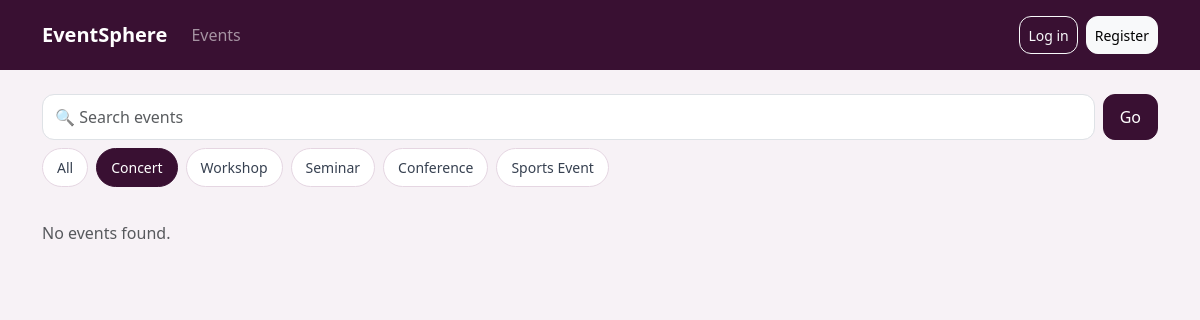
The page /events?category=Concert&q= on the database as committed earlier.
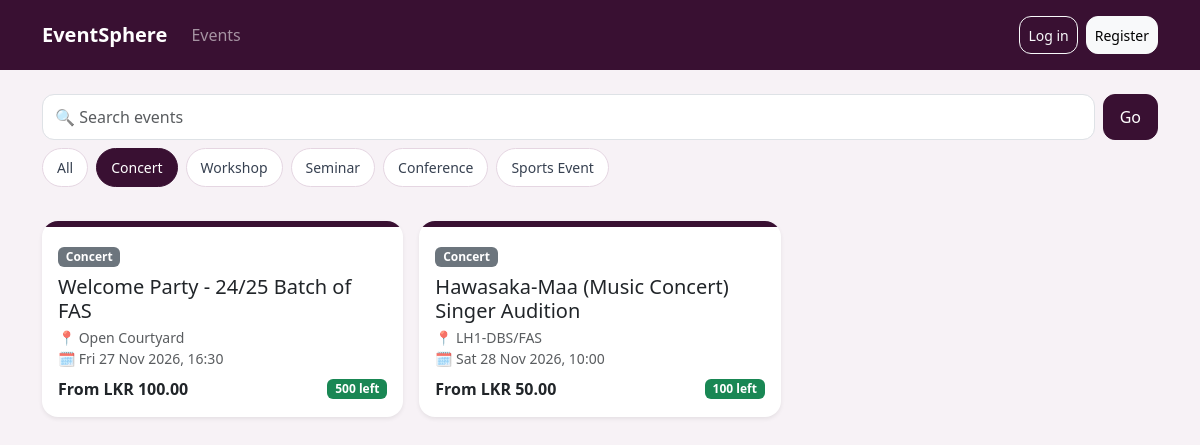
The same page on the database as committed later.
### app/models.py (models this page shows)
class TicketCategory(Base):
    __tablename__ = "ticket_categories"
    id = Column(Integer, primary_key=True)
    event_id = Column(Integer, ForeignKey("events.id"))
    name = Column(String(100), nullable=False)
    price = Column(Float, default=0)
    quantity = Column(Integer, nullable=False)
    sold = Column(Integer, default=0)

class Event(Base):
    __tablename__ = "events"
    id = Column(Integer, primary_key=True)
    title = Column(String(200), nullable=False)
    category = Column(String(50), default="Concert")
    venue_id = Column(Integer, ForeignKey("venues.id"))
    start = Column(DateTime, nullable=False)
    end = Column(DateTime, nullable=False)
    description = Column(Text, default="")
    status = Column(String(20), default="draft")  # draft / published / cancelled

class Venue(Base):
    __tablename__ = "venues"
    id = Column(Integer, primary_key=True)
    name = Column(String(150), nullable=False)
    location = Column(String(200), default="")
    capacity = Column(Integer, nullable=False)
    description = Column(Text, default="")
    image = Column(String(300), default="")
    hourly_rate = Column(Float, default=0)
    open_for_hire = Column(Boolean, default=False)

### app/routes_public.py (the view)
@router.get("/events")
def events(request: Request, q: str = "", category: str = "",
           db=Depends(get_db), user=Depends(get_current_user)):
    query = db.query(Event).filter(Event.status == "published", Event.end >= now())
    if q:
        query = query.filter(or_(Event.title.ilike(f"%{q}%"), Event.description.ilike(f"%{q}%")))
    if category:
        query = query.filter(Event.category == category)
    cards = []
    for e in query.order_by(Event.start).all():
        cats = db.query(TicketCategory).filter_by(event_id=e.id).all()
        cards.append(dict(event=e, venue=db.get(Venue, e.venue_id),
                          left=sum(c.quantity - c.sold for c in cats),
                          from_price=min((c.price for c in cats), default=0)))
    return render(request, "events.html", db, user, cards=cards, q=q,
                  category=category, categories=CATEGORIES)

### app/templates/events.html (shortened to what this page needs)
{% extends "base.html" %}
{% block content %}
<div class="search-bar">
  <form method="get" action="/events" class="d-flex gap-2 mb-2">
    <input class="form-control" name="q" value="{{ q }}" placeholder="🔍 Search events">
    <button class="btn btn-primary px-3">Go</button>
  </form>
  <div class="chips">
    <a class="chip {{ 'active' if not category }}" href="/events?q={{ q|urlencode }}">All</a>
    {% for c in categories %}
    <a class="chip {{ 'active' if c == category }}" href="/events?category={{ c|urlencode }}&q={{ q|urlencode }}">{{ c }}</a>
    {% endfor %}
  </div>
</div>
<div class="row row-cols-1 row-cols-md-2 row-cols-lg-3 g-3 mt-1">
{% for x in cards %}
  <div class="col">
    <div class="card event-card h-100 shadow-sm">
      <div class="card-body">
        <span class="badge bg-secondary">{{ x.event.category }}</span>
        <h5 class="card-title mt-2 mb-1">
          <a href="/events/{{ x.event.id }}" class="text-dark text-decoration-none stretched-link">{{ x.event.title }}</a>
        </h5>
        <p class="small text-muted mb-2">📍 {{ x.venue.name if x.venue }}<br>🗓️ {{ x.event.start.strftime('%a %d %b %Y, %H:%M') }}</p>
        <div class="d-flex justify-content-between align-items-center">
          <strong>From LKR {{ '%.2f'|format(x.from_price) }}</strong>
          {% if x.left > 0 %}<span class="badge bg-success">{{ x.left }} left</span>
          {% else %}<span class="badge bg-danger">Sold out</span>{% endif %}
        </div>
      </div>
    </div>
  </div>
{% else %}<p class="text-muted">No events found.</p>{% endfor %}
</div>
{% endblock %}

### app/templates/base.html (shortened to what this page needs)
<!doctype html>
<html lang="en">
<head>
  <link href="https://cdn.jsdelivr.net/npm/bootstrap@5.3.3/dist/css/bootstrap.min.css" rel="stylesheet">
  <link href="/static/style.css" rel="stylesheet">
</head>
<body>
{% set p = request.url.path %}
<nav class="navbar navbar-expand-lg navbar-dark topbar sticky-top">
  <div class="container">
    <a class="navbar-brand fw-bold" href="/events">EventSphere</a>
    <div class="collapse navbar-collapse" id="nav">
      <ul class="navbar-nav me-auto">
        <li class="nav-item"><a class="nav-link" href="/events">Events</a></li>
      </ul>
      {% if user %}
      <form method="post" action="/logout" class="d-flex align-items-center gap-2 py-2">
        <input type="hidden" name="csrf_token" value="{{ csrf_token }}">
        <span class="navbar-text">{{ user.name or user.email }}</span>
        <button class="btn btn-outline-light btn-sm">Log out</button>
      </form>
      {% else %}
      <div class="d-flex gap-2 py-2">
        <a class="btn btn-outline-light btn-sm" href="/login">Log in</a>
        <a class="btn btn-light btn-sm" href="/register">Register</a>
      </div>
      {% endif %}
    </div>
  </div>
</nav>
<main class="container py-3">
  {% block content %}{% endblock %}
</main>
</body>
</html>

### app/static/style.css (style rules this page uses)
:root { --brand: #391032; --brand-dark: #240a20; --brand-soft: #f3e8f1; --accent: #b5539f; --bs-primary: #391032; --bs-primary-rgb: 57, 16, 50; --bs-link-color: #391032; --bs-link-hover-color: #240a20; --bs-link-color-rgb: 57, 16, 50; }
body { background: #f7f2f6; padding-bottom: 80px; -webkit-tap-highlight-color: transparent; }
input, select, textarea, .form-control, .form-select { font-size: 16px !important; }
.form-control, .form-select { min-height: 46px; border-radius: 12px; }
.btn { min-height: 44px; border-radius: 12px; display: inline-flex; align-items: center; justify-content: center; }
.btn-sm { min-height: 38px; }
.btn-primary { --bs-btn-bg: #391032; --bs-btn-border-color: #391032; --bs-btn-hover-bg: #240a20; --bs-btn-hover-border-color: #240a20; --bs-btn-active-bg: #240a20; --bs-btn-active-border-color: #240a20; --bs-btn-disabled-bg: #391032; --bs-btn-disabled-border-color: #391032; }
.card { border: 0; border-radius: 16px; }
.topbar { background: var(--brand) !important; }
.event-card { position: relative; overflow: hidden; }
.event-card::before { content: ""; display: block; height: 6px; background: var(--brand); }
.chips { display: flex; gap: 8px; overflow-x: auto; padding-bottom: 6px; scrollbar-width: none; }
.chip { white-space: nowrap; padding: 8px 14px; border-radius: 999px; background: #fff; color: #374151; text-decoration: none; border: 1px solid #e5d6e2; font-size: 14px; }
.chip.active { background: var(--brand); color: #fff; border-color: var(--brand); }
.search-bar { position: sticky; top: 56px; z-index: 1020; background: #f7f2f6; padding: 8px 0; }
@media (min-width: 992px) { body { padding-bottom: 0; } }

Rows that differ between the two databases and show on the page:
added TicketCategory: event.category "Concert", event "Welcome Party - 24/25 Batch of FAS", venue "Open Courtyard", event.start "Fri 27 Nov 2026, 16:30", from_price "100.00", left "500"
added TicketCategory: event.category "Concert", event "Hawasaka-Maa (Music Concert) Singer Audition", venue "LH1-DBS/FAS", event.start "Sat 28 Nov 2026, 10:00", from_price "50.00", left "100"
Other text that changed with them:
text no longer shown: "No events found."
